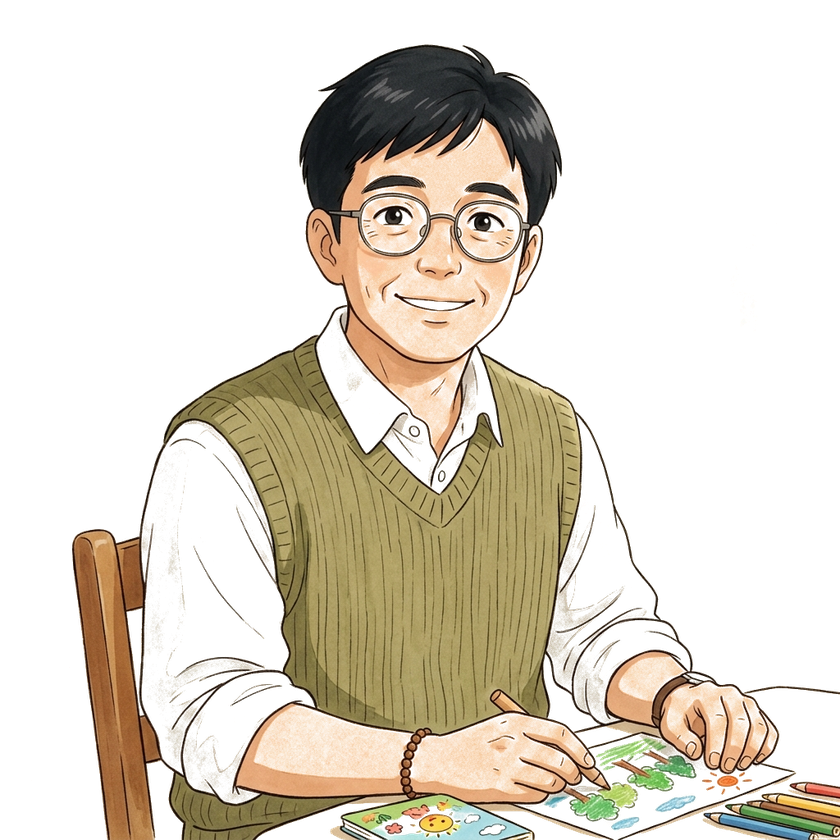
#> input picture assets/guide_zeng.png, 840 x 840 px, shrunk from 1024 x 1024 before the run, found by its file name
$ python transparent_avatars.py
#> lines starting #> are read from the running program, lines starting #| are printed output that depends on the picture
import os
import sys

# 自动检测并安装 Pillow 库
try:
    from PIL import Image
except ImportError:
    print("Pillow library not found. Attempting to install...")
    import subprocess
    subprocess.check_call([sys.executable, "-m", "pip", "install", "Pillow"])
    from PIL import Image

def make_background_transparent(image_path, output_path, threshold_inner=30, threshold_outer=50):
#> called with threshold_inner = 35, threshold_outer = 55
    if not os.path.exists(image_path):
        print(f"Error: {image_path} does not exist.")
        return False

    try:
        # 打开图像并转为 RGBA 模式
        img = Image.open(image_path).convert("RGBA")
#> img is the input picture: PIL image 840x840 RGBA; mean R, G, B, A 68, 59.4, 44.8, 84.6
        datas = img.getdata()

        # 采样四个角来推算背景基准色
        width, height = img.size
#> width = 840; height = 840
        corners = [
            img.getpixel((0, 0)),
            img.getpixel((width - 1, 0)),
            img.getpixel((0, height - 1)),
            img.getpixel((width - 1, height - 1))
        ]
#> corners = [(0, 0, 0, 0), (0, 0, 0, 0), (0, 0, 0, 0), (222, 203, 168, 148)]

        # 取四个角 RGB 的平均值作为背景色
        bg_r = sum(c[0] for c in corners) // 4
#> bg_r = 55
        bg_g = sum(c[1] for c in corners) // 4
#> bg_g = 50
        bg_b = sum(c[2] for c in corners) // 4
#> bg_b = 42

        print(f"Processing {os.path.basename(image_path)}: sampled background color RGB({bg_r}, {bg_g}, {bg_b})")
#| Processing guide_zeng.png: sampled background color RGB(55, 50, 42)

        new_data = []
        for item in datas:
            r, g, b, a = item

            # 计算当前像素与背景色的欧几里得距离
            dist = ((r - bg_r) ** 2 + (g - bg_g) ** 2 + (b - bg_b) ** 2) ** 0.5

            if dist < threshold_inner:
                # 完全透明
                new_data.append((r, g, b, 0))
            elif dist < threshold_outer:
                # 渐变半透明羽化边缘
                alpha = int(((dist - threshold_inner) / (threshold_outer - threshold_inner)) * 255)
                new_data.append((r, g, b, min(a, alpha)))
            else:
                # 保留原色
                new_data.append(item)
#> after the loop, new_data = 705600 items

        img.putdata(new_data)
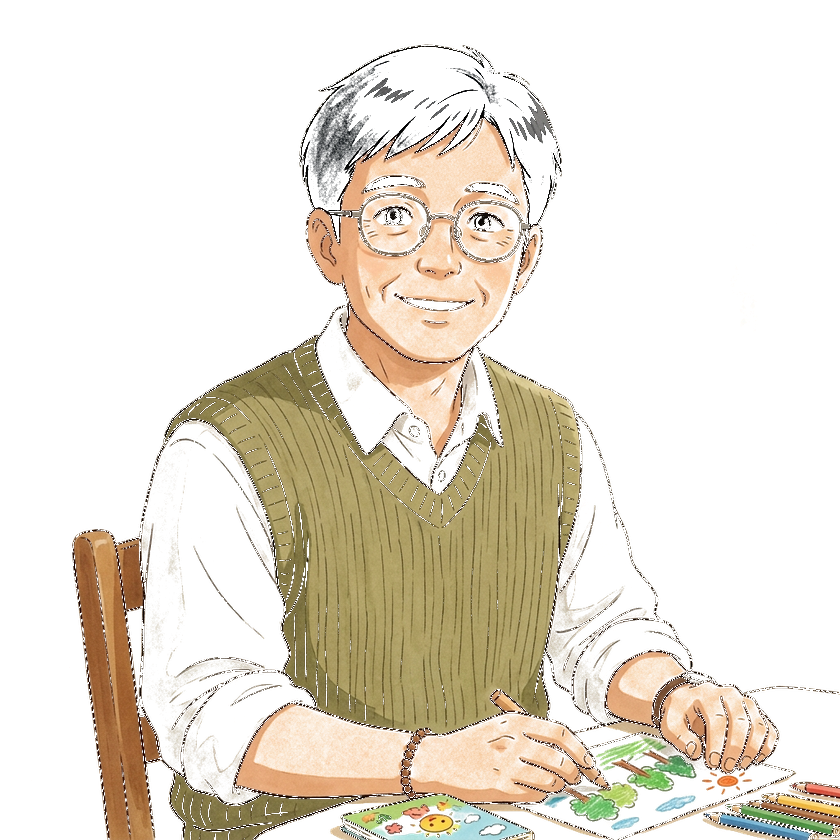
#> img: PIL image 840x840 RGBA; mean R, G, B, A 68, 59.4, 44.8, 73.3; transparent parts drawn white
#> pass 3 of the loop `for av in avatars:`:
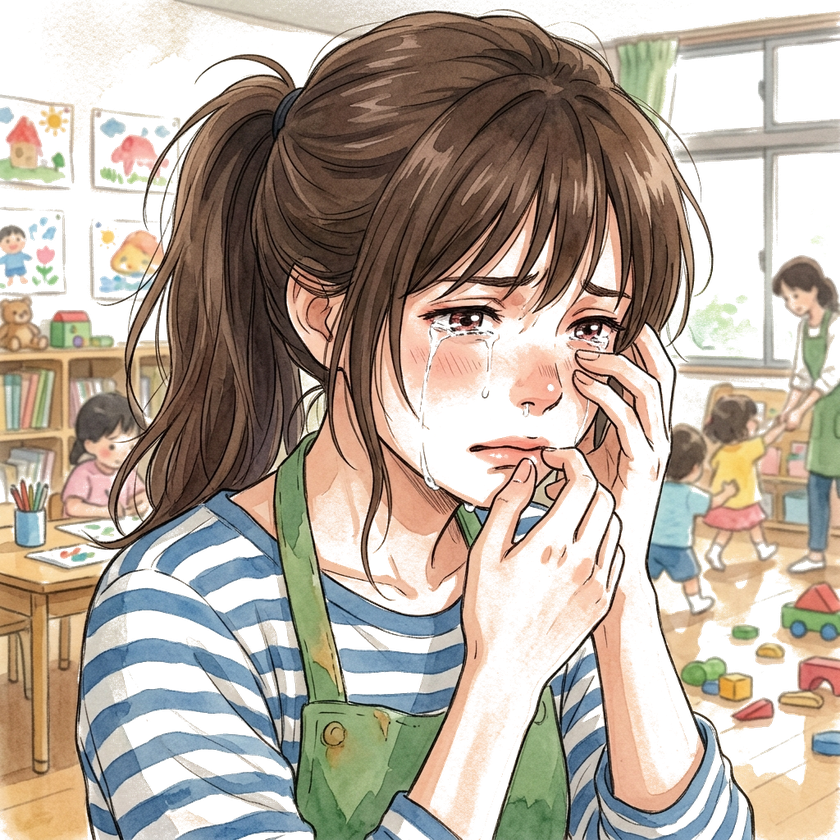
#> input picture assets/teacher_wang_cry.png, 840 x 840 px, shrunk from 1024 x 1024 before the run, found by its file name
#> in make_background_transparent, img is the input picture: PIL image 840x840 RGBA; mean R, G, B, A 133.6, 119.6, 104.9, 182.8
#| Processing teacher_wang_cry.png: sampled background color RGB(0, 0, 0)
#> the loop in make_background_transparent (call 3), `for item in datas:` made 705600 passes
#> in make_background_transparent (call 3), `img.putdata(new_data)`:
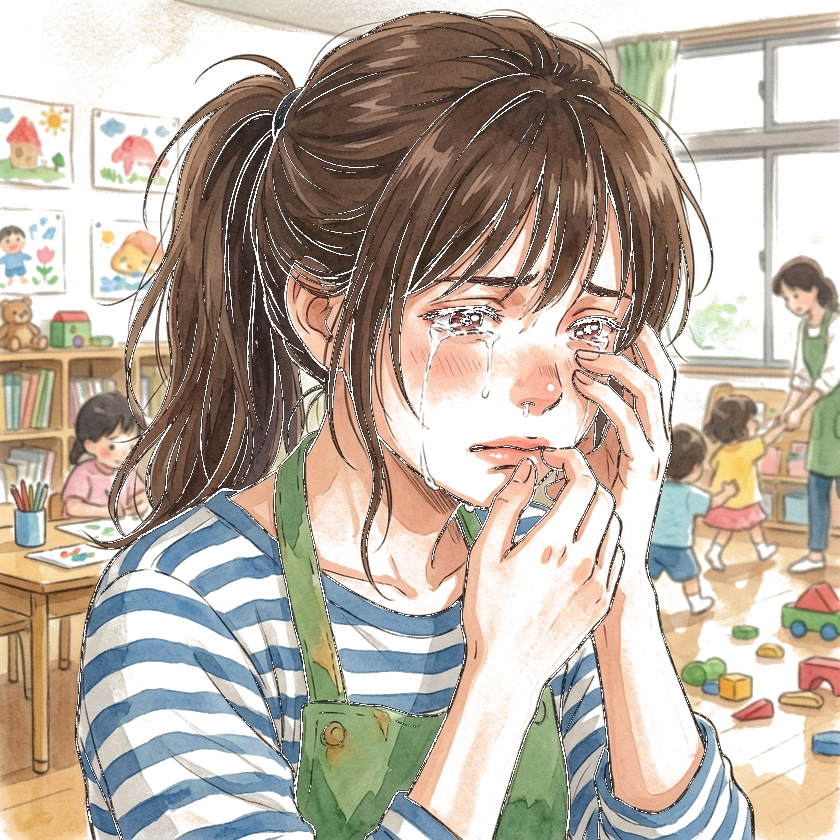
#> img: PIL image 840x840 RGBA; mean R, G, B, A 133.6, 119.6, 104.9, 177.3; transparent parts drawn white
#> the loop made 5 passes; the first 3 are shown
        img.save(output_path, "PNG")
        print(f"Successfully processed and saved to: {output_path}")
        return True
    except Exception as e:
        print(f"Failed to process {image_path}: {e}")
        return False

if __name__ == '__main__':
    assets_dir = r"C:\Users\yanAndzeng\kindergarten-rpg-game\assets"

    # 待处理的头像列表
    avatars = [
        "guide_zeng.png",
        "teacher_wang.png",
        "teacher_wang_cry.png",
        "teacher_li.png",
        "teacher_chen.png"
    ]

    print("=== 开始头像透明化抠图 ===")
    for av in avatars:
        path = os.path.join(assets_dir, av)
        # 直接覆盖原文件，保持 PNG 格式
        make_background_transparent(path, path, threshold_inner=35, threshold_outer=55)
    print("=== 抠图工作完成 ===")
